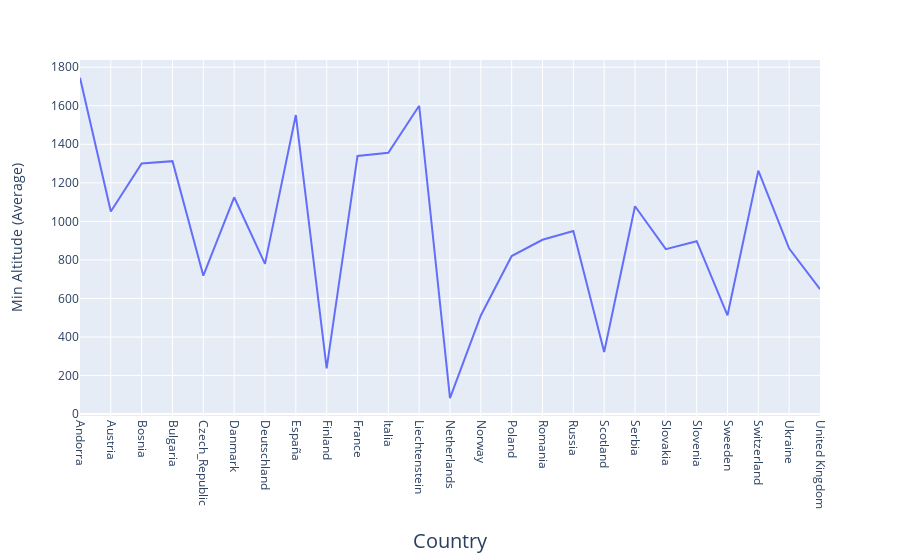

The notebook cell this image was saved under:
### Code cell
fig = px.line(minmax, x="Country", y="Min_Altitude")
fig.update_xaxes(
        tickangle = 90,
        title_text = "Country",
        title_font = {"size": 20},
        title_standoff = 25)
fig.update_yaxes(
        title_text = "Min Altitude (Average)",
        title_standoff = 25)


fig.show()

### Figure 1 — Plotly figure (JSON) as saved in the notebook; plotly's stock layout.template omitted (floating-point values rounded to 4 significant figures)
{"data": [{"hovertemplate": "Country=%{x}<br>Min_Altitude=%{y}<extra></extra>", "legendgroup": "", "line": {"color": "#636efa", "dash": "solid"}, "marker": {"symbol": "circle"}, "mode": "lines", "name": "", "orientation": "v", "showlegend": false, "type": "scatter", "x": [" Andorra", " Austria", " Bosnia", " Bulgaria", " Czech_Republic", " Danmark", " Deutschland", " España", " Finland", " France", " Italia", " Liechtenstein", " Netherlands", " Norway", " Poland", " Romania", " Russia", " Scotland", " Serbia", " Slovakia", " Slovenia", " Sweeden", " Switzerland", " Ukraine", " United Kingdom"], "xaxis": "x", "y": [1745, 1051.0, 1300, 1312.0, 718.4, 1125, 779.6, 1552.0, 237, 1340.0, 1356.0, 1600, 82.5, 511.8, 820.3, 904.5, 949.7, 322, 1078.0, 855.8, 897.2, 512.6, 1263.0, 859, 648.3], "yaxis": "y"}], "layout": {"legend": {"tracegroupgap": 0}, "margin": {"t": 60}, "xaxis": {"anchor": "y", "domain": [0, 1], "tickangle": 90, "title": {"font": {"size": 20}, "standoff": 25, "text": "Country"}}, "yaxis": {"anchor": "x", "domain": [0, 1], "title": {"standoff": 25, "text": "Min Altitude (Average)"}}}}
